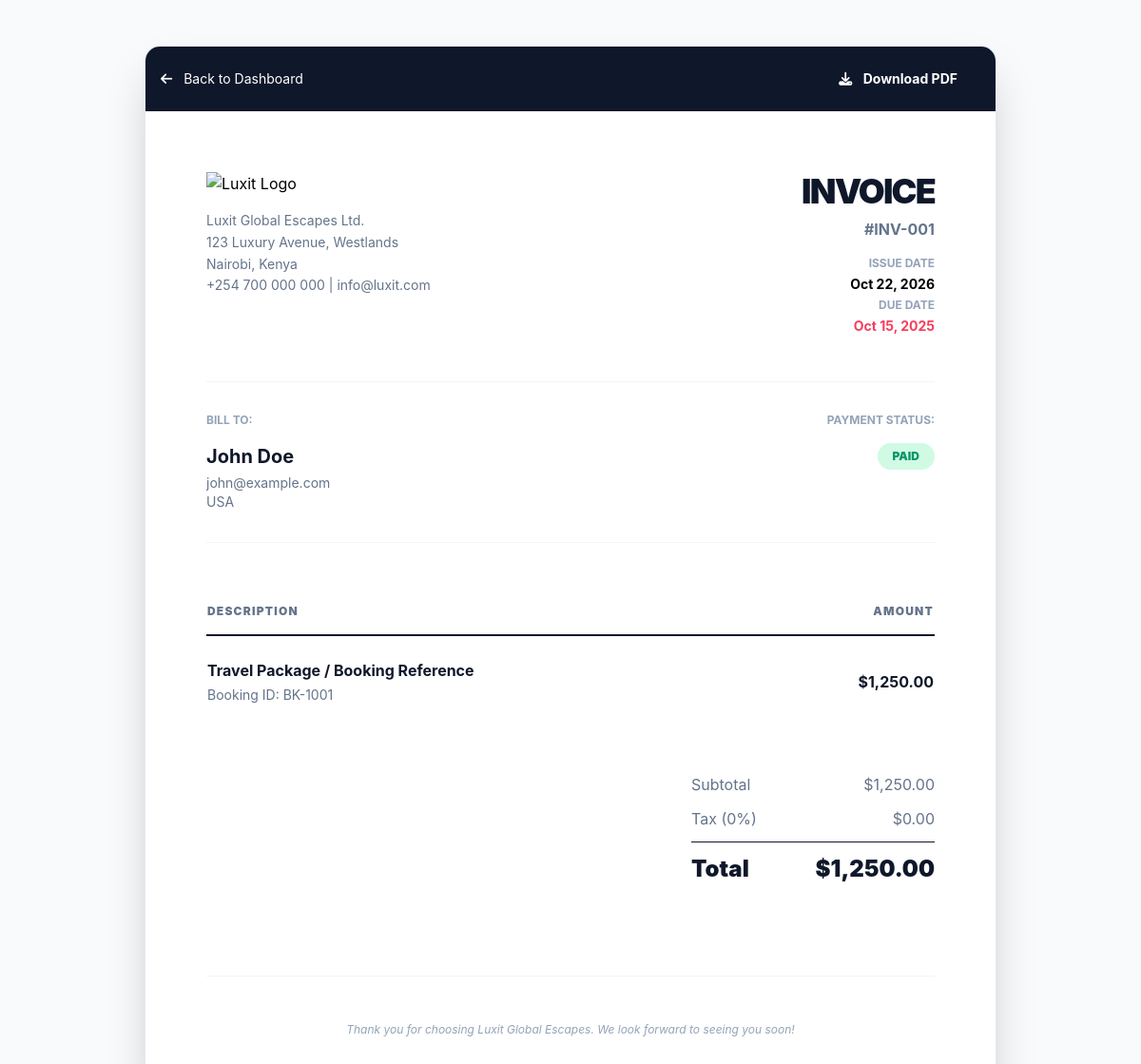
Screenshot of /admin/view-invoice.php?id=INV-001 (signed in) with the database file from the repository.
### tables this page shows
CREATE TABLE `invoices` (
  `id` varchar(20) NOT NULL,
  `customer_id` varchar(20) NOT NULL,
  `booking_id` varchar(20) DEFAULT NULL,
  `amount` decimal(10,2) NOT NULL,
  `status` enum('Unpaid', 'Paid', 'Overdue', 'Partial') DEFAULT 'Unpaid',
  `due_date` date NOT NULL,
  `created_at` timestamp DEFAULT CURRENT_TIMESTAMP,
  PRIMARY KEY (`id`),
  FOREIGN KEY (`customer_id`) REFERENCES `customers`(`id`) ON DELETE CASCADE,
  FOREIGN KEY (`booking_id`) REFERENCES `bookings`(`id`) ON DELETE SET NULL
);

CREATE TABLE `customers` (
  `id` varchar(20) NOT NULL,
  `name` varchar(100) NOT NULL,
  `email` varchar(100) NOT NULL,
  `country` varchar(50) DEFAULT NULL,
  `bookings_count` int(11) DEFAULT 0,
  `joined_date` date NOT NULL,
  `created_at` timestamp DEFAULT CURRENT_TIMESTAMP,
  PRIMARY KEY (`id`),
  UNIQUE KEY `email` (`email`)
);

### admin/view-invoice.php (the view, shortened to what this page needs)
<?php
require_once __DIR__ . '/../includes/db.php';
$id = $_GET['id'] ?? null;
$stmt = $pdo->prepare("SELECT i.*, c.name as customer_name, c.email as customer_email, c.country as customer_country
                       FROM invoices i
                       JOIN customers c ON i.customer_id = c.id
                       WHERE i.id = ?");
$stmt->execute([$id]);
$invoice = $stmt->fetch();
?>
<!DOCTYPE html>
<html lang="en">
<head>
    <script src="https://cdn.tailwindcss.com"></script>
    <link rel="stylesheet" href="https://cdnjs.cloudflare.com/ajax/libs/font-awesome/6.4.0/css/all.min.css">
</head>
<body class="bg-slate-50 p-4 md:p-12">
    <div class="max-w-4xl mx-auto bg-white shadow-2xl rounded-2xl overflow-hidden border border-slate-200 glass">
        <div class="no-print bg-slate-900 text-white p-4 flex justify-between items-center">
            <a href="index.php" class="text-sm hover:text-primary transition"><i class="fas fa-arrow-left mr-2"></i> Back to Dashboard</a>
            <button onclick="window.print()" class="bg-primary px-6 py-2 rounded-xl text-sm font-bold hover:bg-opacity-90 transition">
                <i class="fas fa-download mr-2"></i> Download PDF
            </button>
        </div>
        <div class="p-8 md:p-16">
            <div class="flex flex-col md:flex-row justify-between items-start mb-12">
                <div>
                    <img src="../assets/images/luxit-africa-logo.png" alt="Luxit Logo" class="w-40 mb-4">
                    <p class="text-slate-500 text-sm leading-relaxed">
                        Luxit Global Escapes Ltd.<br>
                        123 Luxury Avenue, Westlands<br>
                        Nairobi, Kenya<br>
                        +254 700 000 000 | info@luxit.com
                    </p>
                </div>
                <div class="mt-8 md:mt-0 text-right">
                    <h1 class="text-4xl font-black text-slate-900 uppercase tracking-tighter">Invoice</h1>
                    <p class="text-slate-500 font-bold mt-2">#<?php echo $invoice['id']; ?></p>
                    <div class="mt-4 space-y-1">
                        <p class="text-xs text-slate-400 uppercase font-bold">Issue Date</p>
                        <p class="text-sm font-bold"><?php echo date('M d, Y', strtotime($invoice['created_at'])); ?></p>
                        <p class="text-xs text-slate-400 uppercase font-bold mt-2">Due Date</p>
                        <p class="text-sm font-bold text-rose-500"><?php echo date('M d, Y', strtotime($invoice['due_date'])); ?></p>
                    </div>
                </div>
            </div>
            <div class="grid grid-cols-2 gap-12 mb-12 border-y border-slate-100 py-8">
                <div>
                    <p class="text-xs text-slate-400 uppercase font-bold mb-4">Bill To:</p>
                    <h3 class="text-xl font-bold text-slate-900"><?php echo $invoice['customer_name']; ?></h3>
                    <p class="text-slate-500 text-sm mt-1"><?php echo $invoice['customer_email']; ?></p>
                    <p class="text-slate-500 text-sm"><?php echo $invoice['customer_country']; ?></p>
                </div>
                <div class="text-right">
                    <p class="text-xs text-slate-400 uppercase font-bold mb-4">Payment Status:</p>
                    <span class="inline-block px-4 py-1.5 rounded-full text-xs font-black uppercase <?php
                        echo $invoice['status'] === 'Paid' ? 'bg-emerald-100 text-emerald-600' : 'bg-rose-100 text-rose-600';
                    ?>">
                        <?php echo $invoice['status']; ?>
                    </span>
                </div>
            </div>
            <table class="w-full mb-12">
                <thead>
                    <tr class="text-left border-b-2 border-slate-900">
                        <th class="py-4 text-xs font-black uppercase tracking-widest text-slate-500">Description</th>
                        <th class="py-4 text-right text-xs font-black uppercase tracking-widest text-slate-500">Amount</th>
                    </tr>
                </thead>
                <tbody class="divide-y divide-slate-100">
                    <tr>
                        <td class="py-6">
                            <p class="font-bold text-slate-900">Travel Package / Booking Reference</p>
                            <p class="text-sm text-slate-500 mt-1">Booking ID: <?php echo $invoice['booking_id'] ?? 'N/A'; ?></p>
                        </td>
                        <td class="py-6 text-right font-bold text-slate-900">$<?php echo number_format($invoice['amount'], 2); ?></td>
                    </tr>
                </tbody>
            </table>
            <div class="flex justify-end">
                <div class="w-full md:w-64 space-y-3">
                    <div class="flex justify-between text-slate-500">
                        <span>Subtotal</span>
                        <span>$<?php echo number_format($invoice['amount'], 2); ?></span>
                    </div>
                    <div class="flex justify-between text-slate-500">
                        <span>Tax (0%)</span>
                        <span>$0.00</span>
                    </div>
                    <div class="flex justify-between text-2xl font-black text-slate-900 pt-3 border-t border-slate-900">
                        <span>Total</span>
                        <span>$<?php echo number_format($invoice['amount'], 2); ?></span>
                    </div>
                </div>
            </div>
            <div class="mt-24 pt-12 border-t border-slate-100 text-center">
                <p class="text-slate-400 text-xs italic">Thank you for choosing Luxit Global Escapes. We look forward to seeing you soon!</p>
            </div>
        </div>
    </div>
</body>
</html>

### admin/view-invoice.php (style rules this page uses)
body { font-family: 'Inter', sans-serif; }

### rows the page displays
invoices: id "INV-001", created_at "Oct 22, 2026", due_date "Oct 15, 2025", customer.name "John Doe", customer.email "john@example.com", customer.country "USA", status "PAID", booking "BK-1001", amount "1,250.00"
